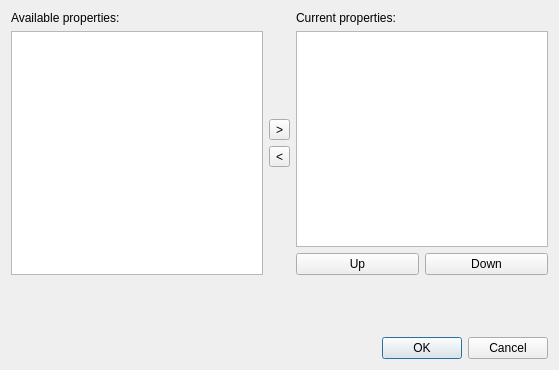
<?xml version="1.0" encoding="UTF-8"?>
<ui version="4.0">
 <class>KisDlgConfigureBrushHud</class>
 <widget class="QDialog" name="KisDlgConfigureBrushHud">
  <property name="geometry">
   <rect>
    <x>0</x>
    <y>0</y>
    <width>559</width>
    <height>370</height>
   </rect>
  </property>
  <property name="sizePolicy">
   <sizepolicy hsizetype="Preferred" vsizetype="MinimumExpanding">
    <horstretch>0</horstretch>
    <verstretch>0</verstretch>
   </sizepolicy>
  </property>
  <property name="windowTitle">
   <string>Brush HUD configuration</string>
  </property>
  <property name="modal">
   <bool>true</bool>
  </property>
  <layout class="QVBoxLayout" name="verticalLayout_4">
   <item>
    <layout class="QHBoxLayout" name="horizontalLayout_2">
     <item>
      <layout class="QVBoxLayout" name="verticalLayout_2">
       <item>
        <widget class="QLabel" name="label">
         <property name="text">
          <string>Available properties:</string>
         </property>
        </widget>
       </item>
       <item>
        <widget class="KisBrushHudPropertiesList" name="lstAvailable"/>
       </item>
      </layout>
     </item>
     <item>
      <layout class="QVBoxLayout" name="verticalLayout_3">
       <item>
        <spacer name="verticalSpacer_2">
         <property name="orientation">
          <enum>Qt::Vertical</enum>
         </property>
         <property name="sizeHint" stdset="0">
          <size>
           <width>20</width>
           <height>20</height>
          </size>
         </property>
        </spacer>
       </item>
       <item>
        <widget class="QToolButton" name="btnAdd">
         <property name="text">
          <string>&gt;</string>
         </property>
        </widget>
       </item>
       <item>
        <widget class="QToolButton" name="btnRemove">
         <property name="text">
          <string>&lt;</string>
         </property>
        </widget>
       </item>
       <item>
        <spacer name="verticalSpacer">
         <property name="orientation">
          <enum>Qt::Vertical</enum>
         </property>
         <property name="sizeHint" stdset="0">
          <size>
           <width>20</width>
           <height>20</height>
          </size>
         </property>
        </spacer>
       </item>
      </layout>
     </item>
     <item>
      <layout class="QVBoxLayout" name="verticalLayout">
       <item>
        <widget class="QLabel" name="label_2">
         <property name="text">
          <string>Current properties:</string>
         </property>
        </widget>
       </item>
       <item>
        <widget class="KisBrushHudPropertiesList" name="lstCurrent"/>
       </item>
       <item>
        <layout class="QHBoxLayout" name="horizontalLayout">
         <item>
          <widget class="QPushButton" name="btnUp">
           <property name="text">
            <string>Up</string>
           </property>
          </widget>
         </item>
         <item>
          <widget class="QPushButton" name="btnDown">
           <property name="text">
            <string>Down</string>
           </property>
          </widget>
         </item>
        </layout>
       </item>
      </layout>
     </item>
    </layout>
   </item>
   <item>
    <spacer name="verticalSpacer_3">
     <property name="orientation">
      <enum>Qt::Vertical</enum>
     </property>
     <property name="sizeType">
      <enum>QSizePolicy::Preferred</enum>
     </property>
     <property name="sizeHint" stdset="0">
      <size>
       <width>20</width>
       <height>56</height>
      </size>
     </property>
    </spacer>
   </item>
   <item>
    <widget class="QDialogButtonBox" name="btnBox">
     <property name="orientation">
      <enum>Qt::Horizontal</enum>
     </property>
     <property name="standardButtons">
      <set>QDialogButtonBox::Cancel|QDialogButtonBox::Ok</set>
     </property>
    </widget>
   </item>
  </layout>
 </widget>
 <customwidgets>
  <customwidget>
   <class>KisBrushHudPropertiesList</class>
   <extends>QListView</extends>
   <header>brushhud/kis_brush_hud_properties_list.h</header>
  </customwidget>
 </customwidgets>
 <resources/>
 <connections>
  <connection>
   <sender>btnBox</sender>
   <signal>accepted()</signal>
   <receiver>KisDlgConfigureBrushHud</receiver>
   <slot>accept()</slot>
   <hints>
    <hint type="sourcelabel">
     <x>248</x>
     <y>254</y>
    </hint>
    <hint type="destinationlabel">
     <x>157</x>
     <y>274</y>
    </hint>
   </hints>
  </connection>
  <connection>
   <sender>btnBox</sender>
   <signal>rejected()</signal>
   <receiver>KisDlgConfigureBrushHud</receiver>
   <slot>reject()</slot>
   <hints>
    <hint type="sourcelabel">
     <x>316</x>
     <y>260</y>
    </hint>
    <hint type="destinationlabel">
     <x>286</x>
     <y>274</y>
    </hint>
   </hints>
  </connection>
 </connections>
</ui>
